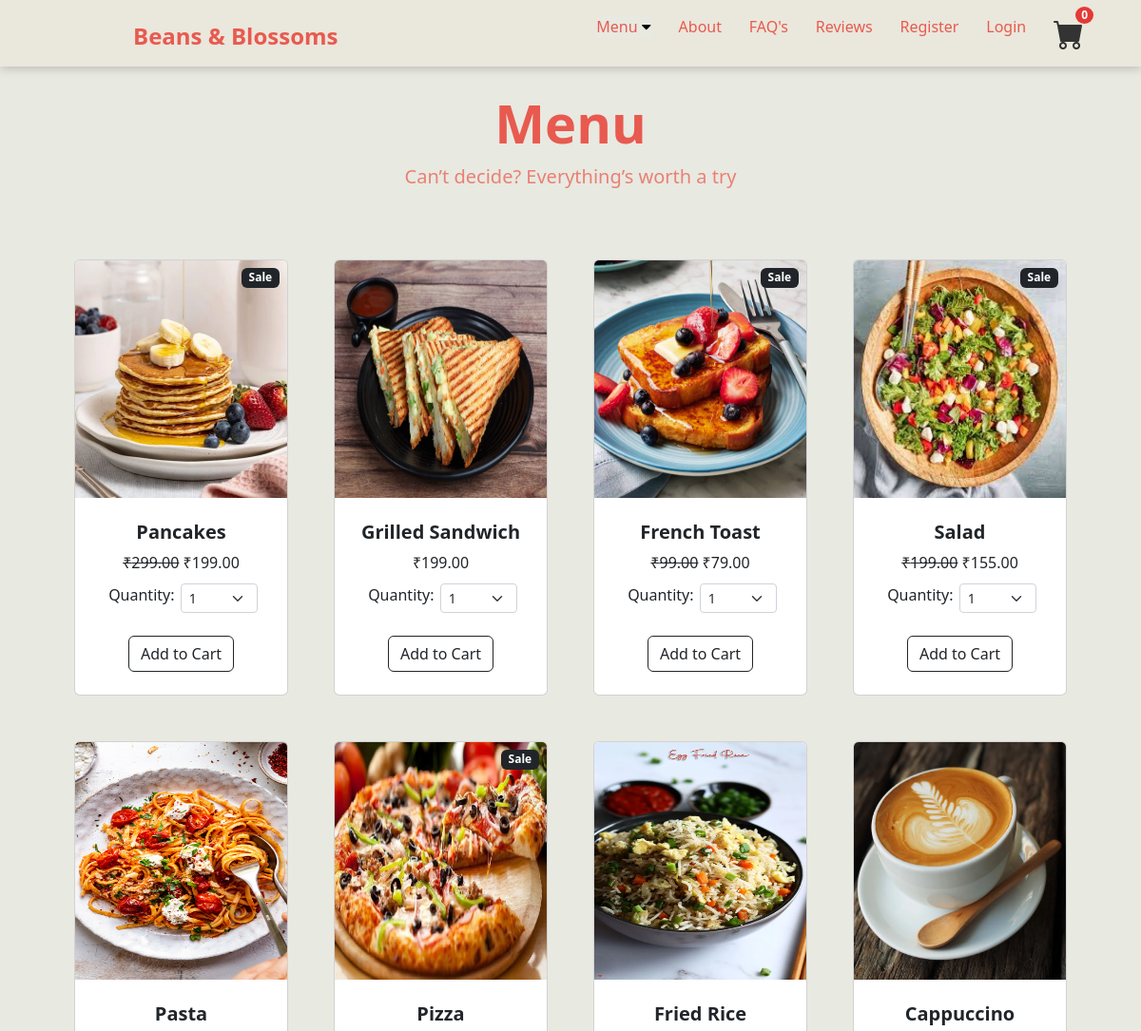
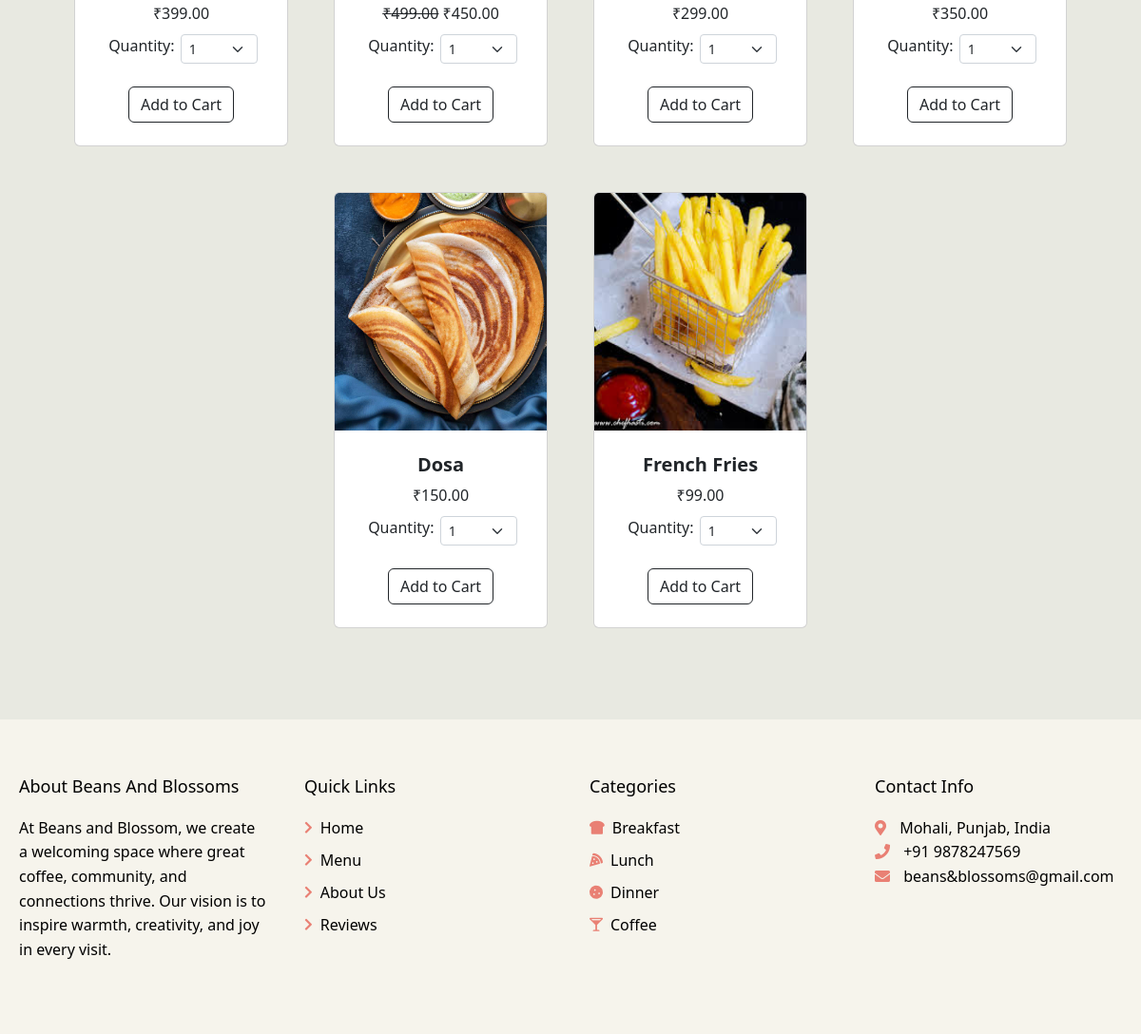
The app's page /menu/ with its own data (2 pictures, top to bottom).
### main/models.py (models this page shows, shortened)
class Product(models.Model):
    name =  models.CharField(max_length=100)
    price =  models.DecimalField(default=0,decimal_places=2,max_digits=6)
    category =  models.ForeignKey(Category, on_delete=models.CASCADE, default=1)
    image = models.ImageField(upload_to='uploads/product/')
    is_sale = models.BooleanField(default=False)
    sale_price = models.DecimalField(default=0, decimal_places=2, max_digits=6)

### main/views.py (the view)
# urls.py: path('menu/', views.menu, name='menu'),
def menu(request):
    products = Product.objects.all()
    return render(request, 'menu.html', {'products':products})

### cart/context_processors.py (called while the page is built)
def cart(request):
    return {'cart': Cart(request)}

### main/templates/menu.html (shortened to what this page needs)
{% extends 'base.html' %}
{% load static %}
{% block content %}
        <header class="py-5">
            <div class="container px-4 px-lg-5 my-5">
                <div class="text-center " style="color:  #E85A4F;;">
                    <h1 class="display-4 fw-bolder">Menu</h1>
                    <p class="lead fw-normal mb-0" style="color: #E98074;">Can’t decide? Everything’s worth a try</p>
                </div>
            </div>
        </header>
        <section class="py-5" style="margin-top: -120px;">
            <div class="container px-4 px-lg-5 mt-5">
                <div class="row gx-4 gx-lg-5 row-cols-2 row-cols-md-3 row-cols-xl-4 justify-content-center">
                    {% for product in products %}
                        {% if product.is_sale == True %}
                    <div class="col mb-5">
                        <div class="card h-100">
                            <div class = "badge bg-dark text-white position-absolute" style="top:0.5rem;right: 0.5rem;">Sale</div>
                            <img class="card-img-top" src="{{ product.image.url }}" height="250px" alt="..."/>
                            <div class="card-body p-4">
                                <div class="text-center">
                                    <h5 class="fw-bolder">{{product.name}}</h5>
                                    <strike>₹{{product.price}}</strike>&nbsp;₹{{product.sale_price}}<br>
                                    <center>
                                        <div style="display: flex; margin-right: -70px;margin-top: 10px;">
                                        <div class="col-md-4" style="margin-left: 5px; ">Quantity:</div>
                                    <div class="col-md-4">
                                <select class="form-select form-select-sm" id="qty-cart">
                                    <option value="1">1</option>
                                </select>
                                </div>
                                </div></div></center>
                            </div>
                            <div class="card-footer p-4 pt-0 border-top-0 bg-transparent">
                                <div class="text-center">
                                    <button class="btn btn-outline-dark mt-auto addcart" type="button" value="{{ product.id }}"  >Add to Cart</button>
                                </div>
                            </div>
                        </div>
                    </div>
                    {% else %}
                    <div class="col mb-5">
                        <div class="card h-100">
                            <img class="card-img-top" src="{{ product.image.url }}" height="250px" alt="..." />
                            <div class="card-body p-4">
                                <div class="text-center">
                                    <h5 class="fw-bolder">{{product.name}}</h5>
                                    ₹{{product.price}}<br>
                                    <center>
                                        <div style="display: flex; margin-right: -70px;margin-top: 10px;">
                                        <div class="col-md-4" style="margin-left: 5px; ">Quantity:</div>
                                    <div class="col-md-4">
                                <select class="form-select form-select-sm" id="qty-cart">
                                    <option value="1">1</option>
                                </select>
                                </div>
                                </div></div></center>
                            </div>
                            <div class="card-footer p-4 pt-0 border-top-0 bg-transparent">
                                <div class="text-center">
                                    <button class="btn btn-outline-dark mt-auto addcart" type="button" value="{{ product.id }}" >Add to Cart</button>
                                </div>
                            </div>
                        </div>
                    </div>
                    {% endif %}
                    {% endfor %}
    </div>
    </section>
{% endblock %}

### main/templates/base.html (shortened to what this page needs)
{% load static %}
<!DOCTYPE html>
<html lang="en">
<head>
    <link href="https://cdn.jsdelivr.net/npm/bootstrap-icons@1.5.0/font/bootstrap-icons.css" rel="stylesheet" />
    <link href="{% static 'css/styles.css' %}" rel="stylesheet" />
</head>
<body>
    {% include 'navbar.html' %}
    {% block content %}
    {% endblock %}
<footer>
    <div class="footer-container">
        <div class="footer-content">
            <div class="footer-section">
                <h3>About Beans And Blossoms</h3>
                <p>At Beans and Blossom, we create a welcoming space where great coffee, community, and connections thrive. Our vision is to inspire warmth, creativity, and joy in every visit.
                </p>
            </div>
            <div class="footer-section">
                <h3>Quick Links</h3>
                <ul>
                    <li><i class="fas fa-chevron-right"></i><a href="{% url 'home' %}">Home</a></li>
                    <li><i class="fas fa-chevron-right"></i><a href="{% url 'menu' %}">Menu</a></li>
                    <li><i class="fas fa-chevron-right"></i><a href="{% url 'about' %}">About Us</a></li>
                    <li><i class="fas fa-chevron-right"></i><a href="{% url 'faqs' %}">Reviews</a></li>
                </ul>
            </div>
            <div class="footer-section">
                <h3>Categories</h3>
                <ul>
                    <li><i class="fas fa-bread-slice"></i><a href="{% url 'category' 'Breakfast' %}">Breakfast</a></li>
                    <li><i class="fas fa-pizza-slice"></i><a href="{% url 'category' 'Lunch' %}">Lunch</a></li>
                    <li><i class="fas fa-cookie"></i><a href="{% url 'category' 'Dinner' %}">Dinner</a></li>
                    <li><i class="fas fa-glass-martini-alt"></i><a href="{% url 'category' 'Coffee' %}">Coffee</a></li>
                </ul>
            </div>
            <div class="footer-section">
                <h3>Contact Info</h3>
                <p>
                    <i class="fas fa-map-marker-alt"></i> Mohali, Punjab, India<br>
                    <i class="fas fa-phone"></i> +91 9878247569<br>
                    <i class="fas fa-envelope"></i> beans&blossoms@gmail.com
                </p>
            </div>
        </div>
    </div>
</footer>
</body>
</html>

### main/templates/navbar.html (shortened to what this page needs)
<link rel="stylesheet" href="https://cdnjs.cloudflare.com/ajax/libs/font-awesome/5.15.4/css/all.min.css">
<nav class="navbar">
    <a href="{% url 'home' %}" style="text-decoration: none;margin-top: -8px;"><div class="logo">Beans & Blossoms</div></a>
    <ul style="margin-top: 8px;">
    <div class="dropdown">
        <button class="dropbtn"><a href="{% url 'menu' %}">Menu</a>
            <i class="fa fa-caret-down"></i>
        </button>
    </div>
        <li><a href="{% url 'about' %}">About</a></li>
        <li><a href="{% url 'faqs' %}">FAQ's</a></li>
        <li><a href="#">Reviews</a></li>
        {% if user.is_authenticated %}
        <div class="dropdown">
            <button class="dropbtn"><a>Profile</a>
                <i class="fa fa-caret-down"></i>
            </button>
            <div class="dropdown-content" style="width:20px">
                <a class="nav-link" href="#" data-bs-toggle="modal" data-bs-target="#userInfoModal">User Info</a>
                <a href="{% url 'logout' %}" >Logout</a>
                </div>
        </div>
        {% else %}
            <li><a class="nav-link" href="#" data-bs-toggle="modal" data-bs-target="#registerModal">Register</a></li>
            <li><a class="nav-link" href="#" data-bs-toggle="modal" data-bs-target="#loginModal">Login</a></li>
        {% endif %}
        <form class="d-flex" style="margin-right: 60px;margin-top: -4px;">
            <li style="position: relative; list-style: none;">
                <a href="{% url 'cart_summary' %}" style="text-decoration: none; color: inherit; position: relative; display: inline-block;">
                <i class="bi bi-cart-fill" style="font-size: 2rem; color: #333;"></i>
                <span id="cart_quantity" style="position: absolute;top: -5px;right: -10px;background-color: #e53935;color: white;font-size: 0.75rem;padding: 3px 6px;border-radius: 50%;font-weight: bold;line-height: 1;">0</span>
            </a>
            </li>
            </form>
    </ul>
</nav>

### main/templates/base.html (style rules this page uses)
* { margin: 0; padding: 0; box-sizing: border-box; }
body { background-color: #E8E9E1; }
footer { background-color: #f6f4ec; color: #000000; padding: 60px 0 20px; }
.footer-container { max-width: 1200px; margin: 0 auto; padding: 0 20px; }
.footer-content { display: grid; grid-template-columns: repeat(4, 1fr); gap: 40px; margin-bottom: 40px; }
.footer-section h3 { color: #000000; font-size: 18px; margin-bottom: 20px; }
.footer-section p { color: #000000; line-height: 1.6; }
.footer-section ul { list-style: none; padding: 0; }
.footer-section ul li { margin-bottom: 10px; display: flex; align-items: center; }
.footer-section ul li i { font-size: 14px; margin-right: 8px; }
.footer-section ul li a { color: #000000; text-decoration: none; transition: color 0.3s ease; }
.footer-section i { margin-right: 10px; color: #E98074; }

### main/templates/navbar.html (style rules this page uses)
.navbar { height: 70px; position: fixed; top: 0; width: 100%; display: flex; justify-content: space-between; align-items: center; transition: top 0.4s ease; z-index: 1000; box-shadow: 0 2px 10px rgba(0, 0, 0, 0.2); font-family: system-ui; background-color: #EAE7DC; }
.navbar .logo { font-size: 1.5rem; font-weight: bold; padding-left: 140px; color: #E85A4F; }
.navbar ul { list-style: none; display: flex; gap: 1.8rem; }
.navbar ul li { position: relative; }
.navbar ul li a { text-decoration: none; font-weight: 500; transition: color 0.3s; color: #E85A4F; }
.dropdown a { text-decoration: none; font-weight: 500; transition: color 0.3s; color: #E85A4F; }
.dropbtn { border: 0cap; background:#E8E9E1; }

### records on screen
Product: image (picture), name "Pancakes", price "299.00", sale_price "199.00"
Product: image (picture), name "Grilled Sandwich", price "199.00", {{ product.id }} 2 (drawn)
Product: image (picture), name "French Toast", price "99.00", sale_price "79.00", {{ product.id }} 3 (drawn)
Product: image (picture), name "Salad", price "199.00", sale_price "155.00", {{ product.id }} 4 (drawn)
Product: image (picture), name "Pasta", price "399.00", {{ product.id }} 5 (drawn)
Product: image (picture), name "Pizza", price "499.00", sale_price "450.00", {{ product.id }} 6 (drawn)
Product: image (picture), name "Fried Rice", price "299.00", {{ product.id }} 7 (drawn)
Product: image (picture), name "Cappuccino", price "350.00", {{ product.id }} 8 (drawn)
Product: image (picture), name "Dosa", price "150.00", {{ product.id }} 9 (drawn)
Product: image (picture), name "French Fries", price "99.00", {{ product.id }} 10 (drawn)
